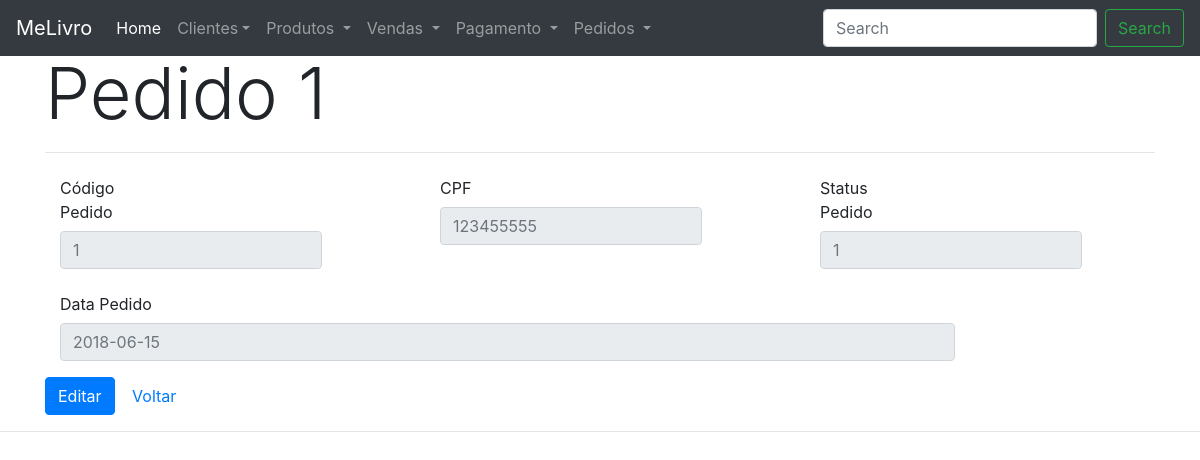
/CRUD/melivro/pedidos/view.php?id=1, run on the app's committed database.
### tables this page shows
CREATE TABLE IF NOT EXISTS PEDIDO(
    CODPEDIDO INT NOT NULL,
    STATUS_PED TINYINT(1) NOT NULL,  
    DATA_PEDIDO DATE NOT NULL,
    CPF VARCHAR(14) NOT NULL,
    PRIMARY KEY(CODPEDIDO),
    FOREIGN KEY(CPF) REFERENCES USUARIO(CPF)
);

### CRUD/melivro/pedidos/functions.php (called while the page is built, shortened)
<?php
function viewUser($id = null) {
  $pedido = findUser('pedidos', $id);
}
function findUser( $table = null, $id = null ) {
  $database = open_database();
$found = null;
  if($table == 'pedido'){
    try{
      $sql = "SELECT * FROM pedido";
      $result = $database->query($sql);
      if ($result->num_rows > 0) {
          $found = $result->fetch_all(MYSQLI_ASSOC);
        }
    }catch (Exception $e) {
       $_SESSION['message'] = $e->GetMessage();
         $_SESSION['type'] = 'danger';
    }
 }else{
    try {
          if ($id) {
             $sql = "SELECT * FROM pedido WHERE pedido.CODPEDIDO = " . $id;
             $result = $database->query($sql);
          if ($result->num_rows > 0) {
              $found = $result->fetch_assoc();
          }
        } else {
        $sql = "SELECT * FROM pedido WHERE pedido.CODPEDIDO = " . $id;
        $result = $database->query($sql);
        if ($result->num_rows > 0) {
          $found = $result->fetch_all(MYSQLI_ASSOC);
        }
     }
     }catch (Exception $e) {
       $_SESSION['message'] = $e->GetMessage();
     $_SESSION['type'] = 'danger';
   }
}
return $found;
}
?>

### CRUD/melivro/pedidos/view.php (the view, shortened to what this page needs)
<?php
	require_once('functions.php');
	viewUser($_GET['id']);
?>
<h2 class="display-3">Pedido <?php echo $pedido['CODPEDIDO']; ?></h2>
<hr>
<form>
  <div class="form-group row">
	<div class="col">
		<label for="staticEmail" class="col-sm-2 col-form-label">Código Pedido</label>
		<div class="col-sm-10">
			<input class="form-control" type="text" placeholder="<?php echo $pedido['CODPEDIDO']; ?>" readonly>
		</div>
	</div>
	<div class="col">
		<label for="staticpass" class="col-sm-2 col-form-label">CPF</label>
		<div class="col-sm-10">
			<input class="form-control" type="text" placeholder="<?php echo $pedido['CPF']; ?>" readonly>
		</div>
	</div>
	<div class="col">
		<label for="staticEmail" class="col-sm-2 col-form-label">Status Pedido</label>
		<div class="col-sm-10">
				<input class="form-control" type="text" placeholder="<?php echo $pedido['STATUS_PED']; ?>"readonly>
		</div>
	</div>
  </div>
  <div class="form-group row">
	<div class="col">
		<label for="staticpass" class="col-sm-2 col-form-label">Data Pedido</label>
		<div class="col-sm-10">
			<input class="form-control" type="text" placeholder="<?php echo $pedido['DATA_PEDIDO']; ?>" readonly>
		</div>
	</div>
  </div>
</form>
<div id="actions" class="row">
	<div class="col-md-12">
	  <a href="edit.php?id=<?php echo $pedido['CPF']; ?>" class="btn btn-primary">Editar</a>
	  <a href="index.php" class="btn btn-default">Voltar</a>
	</div>
</div>

### CRUD/melivro/inc/header.php (style rules this page uses)
body { padding-top: 50px; padding-bottom: 20px; }

### data on the page
pedido: CODPEDIDO "1", CPF "123455555", STATUS_PED "1", DATA_PEDIDO "2018-06-15"
